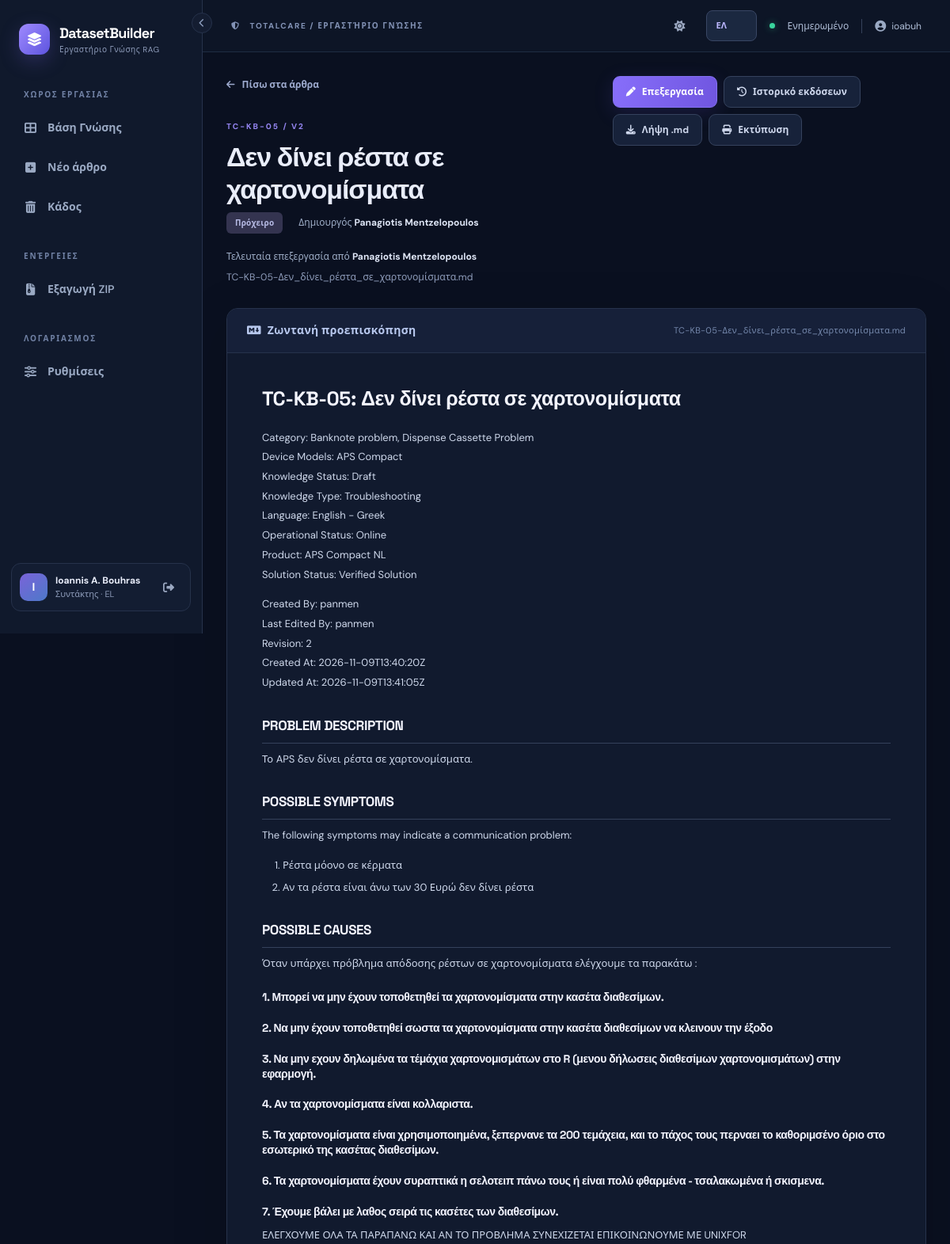
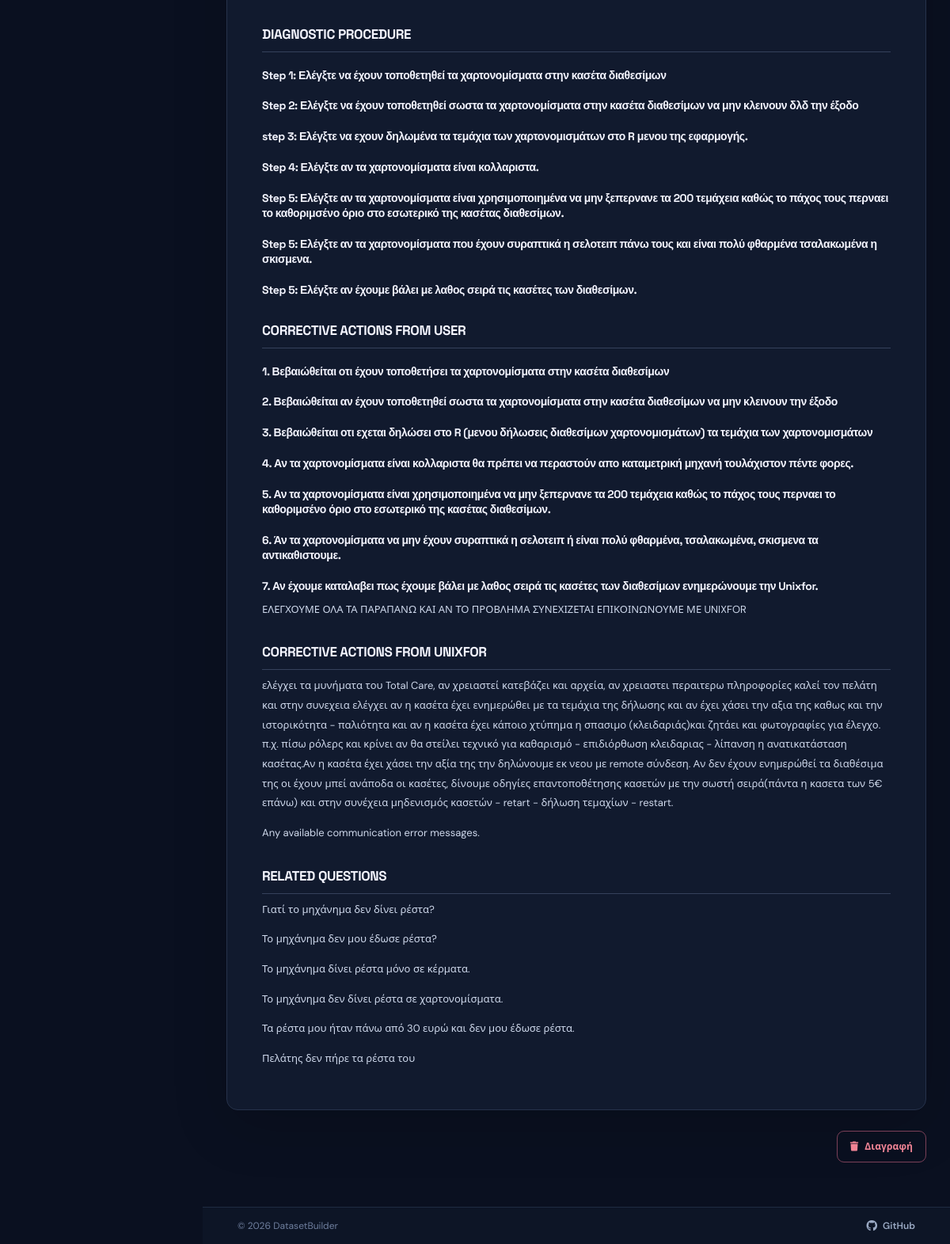
/documents/5 (signed in), run on the app's committed database (2 pictures, top to bottom).
### datasetbuilder/models.py (models this page shows, shortened)
class User(UserMixin, db.Model):
    __tablename__ = "users"
    id = db.Column(db.Integer, primary_key=True)
    username = db.Column(db.String(80), nullable=False, unique=True)
    display_name = db.Column(db.String(160), nullable=False)
    password_hash = db.Column(db.String(255), nullable=False)
    role = db.Column(db.String(20), nullable=False, default="editor")
    active = db.Column(db.Boolean, nullable=False, default=True)
    created_at = db.Column(db.DateTime, nullable=False, default=utcnow)
    last_login_at = db.Column(db.DateTime)
    preferred_language = db.Column(db.String(2), nullable=False, default="en")
    preferred_theme = db.Column(db.String(5), nullable=False, default="dark")
    @property
    def is_active(self):
        return self.active
    def can_edit(self):
        return self.role in ("admin", "editor")
    def is_admin(self):
        return self.role == "admin"

class Document(db.Model):
    __tablename__ = "documents"
    __table_args__ = (Index("ix_documents_search_filters", "deleted_at", "knowledge_status", "category"),)
    id = db.Column(db.Integer, primary_key=True)
    title = db.Column(db.String(240), nullable=False)
    slug = db.Column(db.String(260), nullable=False)
    markdown = db.Column(db.Text, nullable=False)
    category = db.Column(db.String(120), nullable=False, default="General")
    knowledge_status = db.Column(db.String(60), nullable=False, default="Draft")
    product = db.Column(db.String(120), nullable=False, default="TotalCare")
    language = db.Column(db.String(40), nullable=False, default="English")
    created_by_id = db.Column(db.Integer, db.ForeignKey("users.id", ondelete="RESTRICT"), nullable=False)
    updated_by_id = db.Column(db.Integer, db.ForeignKey("users.id", ondelete="RESTRICT"), nullable=False)
    revision = db.Column(db.Integer, nullable=False, default=1)
    created_at = db.Column(db.DateTime, nullable=False, default=utcnow)
    updated_at = db.Column(db.DateTime, nullable=False, default=utcnow)
    deleted_at = db.Column(db.DateTime)
    sync_error = db.Column(db.Text)
    created_by = db.relationship("User", foreign_keys=[created_by_id], lazy="joined")
    updated_by = db.relationship("User", foreign_keys=[updated_by_id], lazy="joined")
    versions = db.relationship("DocumentRevision", back_populates="document", order_by="DocumentRevision.number.desc()")
    @property
    def kb_id(self):
        from flask import current_app
        return f"{current_app.config['KB_PREFIX']}-{self.id:0{current_app.config['KB_PADDING']}d}"
    @property
    def filename(self):
        return f"{self.kb_id}-{self.slug}.md"

### datasetbuilder/views.py (the view)
@bp.get('/documents/<int:doc_id>')
@login_required
def show_document(doc_id):
    doc = get_doc_or_404(doc_id)
    return render_template('detail.html', doc=doc, preview=render_preview(doc.markdown))

### datasetbuilder/__init__.py (called while the page is built)
@login_manager.user_loader
def load_user(user_id):
    try:
        user = db.session.get(User, int(user_id))
        return user if user and user.active else None
    except (TypeError, ValueError):
        return None

### datasetbuilder/access.py (called while the page is built)
def can_read(document):
    if document.deleted_at is not None:
        return current_user.can_edit()
    return True

def get_document(document_id, *, include_deleted=False):
    document = db.get_or_404(Document, document_id)
    if document.deleted_at is not None and not include_deleted:
        abort(404)
    if not can_read(document):
        abort(404)
    return document

### datasetbuilder/i18n.py (called while the page is built)
def translate(key, lang='en'):
    return (EL if lang == 'el' else EN).get(key, EN.get(key, key))

### datasetbuilder/markdown_utils.py (called while the page is built)
def render_preview(source):
    if not isinstance(source, str) or len(source.encode("utf-8")) > 1_850_000:
        raise ValueError("Invalid or oversized Markdown")
    html = markdown_lib.markdown(source, extensions=["extra", "sane_lists", "nl2br", "toc"], output_format="html5")
    return bleach.clean(html, tags=_ALLOWED_TAGS, attributes=_ALLOWED_ATTRS,
                        protocols=["http", "https", "mailto"], strip=True)

### datasetbuilder/views.py (called while the page is built)
def get_doc_or_404(doc_id, include_deleted=False):
    return get_document(doc_id, include_deleted=include_deleted)

### datasetbuilder/templates/detail.html (shortened to what this page needs)
{% extends 'base.html' %}
{% block content %}
<div class="wide-container"><div class="page-head"><div><a class="back-link" href="{{ url_for('main.dashboard') }}"><i class="fa-solid fa-arrow-left"></i> {{ t('back') }}</a><div class="eyebrow mt-4">{{ doc.kb_id }} / v{{ doc.revision }}</div><h1>{{ doc.title }}</h1><div class="detail-subtitle"><span class="status-pill status-{{ doc.knowledge_status|lower|replace(' ','-') }}">{{ t("status_" + doc.knowledge_status|lower|replace(" ","_")) }}</span><span>{{ t('created_by') }} <b>{{ doc.created_by.display_name }}</b></span><span>{{ t('updated_by') }} <b>{{ doc.updated_by.display_name }}</b></span></div><small class="muted d-block mt-2">{{ doc.filename }}</small></div><div class="d-flex gap-2 flex-wrap">{% if current_user.can_edit() %}<a class="btn btn-primary" href="{{ url_for('main.edit_document', doc_id=doc.id) }}"><i class="fa-solid fa-pen me-2"></i>{{ t('edit') }}</a>{% endif %}<a class="btn btn-outline-light-custom" href="{{ url_for('main.history', doc_id=doc.id) }}"><i class="fa-solid fa-clock-rotate-left me-2"></i>{{ t('history') }}</a><a class="btn btn-outline-light-custom" href="{{ url_for('main.download_md', doc_id=doc.id) }}"><i class="fa-solid fa-download me-2"></i>{{ t('download') }}</a><button class="btn btn-outline-light-custom" type="button" id="print-document"><i class="fa-solid fa-print me-2"></i>{{ t('print') }}</button></div></div><div class="detail-surface"><div class="detail-toolbar"><i class="fa-brands fa-markdown me-2"></i> {{ t('preview') }} <span class="ms-auto">{{ doc.filename }}</span></div><article class="markdown-body markdown-document">{{ preview|safe }}</article></div>{% if current_user.can_edit() %}<div class="detail-danger"><button class="btn btn-sm btn-outline-danger" type="button" id="delete-document" data-id="{{ doc.id }}" data-revision="{{ doc.revision }}"><i class="fa-solid fa-trash me-2"></i>{{ t('delete') }}</button></div>{% endif %}</div>
{% endblock %}

### datasetbuilder/templates/base.html (shortened to what this page needs)
<!doctype html>
<html lang="{{ ui_lang }}" data-theme="{{ ui_theme }}">
<head>
  <link rel="stylesheet" href="{{ url_for('static', filename='vendor/bootstrap.min.css') }}">
  <link rel="stylesheet" href="https://cdnjs.cloudflare.com/ajax/libs/font-awesome/6.5.2/css/all.min.css">
  <link rel="stylesheet" href="{{ url_for('static', filename='css/app.css') }}">
  <link rel="stylesheet" href="{{ url_for('static', filename='css/print.css') }}" media="print">
</head>
<body class="{% if current_user.is_authenticated %}app-shell{% else %}login-shell{% endif %}{% if nav_collapsed %} nav-collapsed{% endif %}">
{% if current_user.is_authenticated %}
  <aside class="sidebar" id="appSidebar">
    <button type="button" class="nav-collapse-btn" id="nav-collapse" aria-controls="appSidebar" aria-expanded="true" title="{{ t('collapse_nav') }}"><i class="fa-solid fa-chevron-left"></i></button>
    <a class="brand" href="{{ url_for('main.dashboard') }}">
      <span class="brand-icon"><i class="fa-solid fa-layer-group"></i></span>
      <span class="brand-text"><strong>DatasetBuilder</strong><small>{{ t('tagline') }}</small></span>
    </a>
    <div class="sidebar-label">{{ t('workspace')|upper }}</div>
    <nav class="menu">
      <a class="menu-link {% if request.endpoint == 'main.dashboard' %}active{% endif %}" href="{{ url_for('main.dashboard') }}" title="{{ t('dashboard') }}"><i class="fa-solid fa-table-cells-large"></i> <span class="nav-text">{{ t('dashboard') }}</span></a>
      {% if current_user.can_edit() %}
      <a class="menu-link {% if request.endpoint == 'main.new_document' %}active{% endif %}" href="{{ url_for('main.new_document') }}" title="{{ t('new_article') }}"><i class="fa-solid fa-square-plus"></i> <span class="nav-text">{{ t('new_article') }}</span></a>
      {% endif %}
      {% if current_user.can_edit() %}<a class="menu-link {% if request.endpoint == 'main.trash' %}active{% endif %}" href="{{ url_for('main.trash') }}" title="{{ t('trash') }}"><i class="fa-solid fa-trash-can"></i> <span class="nav-text">{{ t('trash') }}</span></a>{% endif %}
    </nav>
    <div class="sidebar-label mt-4">{{ t('actions')|upper }}</div>
    <nav class="menu">
      <a class="menu-link" href="{{ url_for('main.export_zip') }}" id="nav-export" title="{{ t('export') }}"><i class="fa-solid fa-file-zipper"></i> <span class="nav-text">{{ t('export') }}</span></a>
    </nav>
    <div class="sidebar-label mt-4">{{ t('account')|upper }}</div>
    <nav class="menu">
      <a class="menu-link {% if request.endpoint == 'main.settings' %}active{% endif %}" href="{{ url_for('main.settings') }}" title="{{ t('settings') }}"><i class="fa-solid fa-sliders"></i> <span class="nav-text">{{ t('settings') }}</span></a>
    </nav>
    <div class="sidebar-footer">
      <div class="user-avatar">{{ current_user.display_name[:1]|upper }}</div>
      <div class="user-mini"><b>{{ current_user.display_name }}</b><small>{{ t('account_role_'+current_user.role) }} · {{ 'EL' if ui_lang == 'el' else 'EN' }}</small></div>
      <form method="post" action="{{ url_for('auth.logout') }}"><input type="hidden" name="csrf_token" value="{{ csrf_token() }}"><button class="icon-btn" title="{{ t('logout') }}" aria-label="{{ t('logout') }}"><i class="fa-solid fa-right-from-bracket"></i></button></form>
    </div>
  </aside>
{% endif %}
<main class="{% if current_user.is_authenticated %}main-area{% else %}login-main{% endif %}">
{% if current_user.is_authenticated %}
  <header class="topbar">
    <div class="d-flex align-items-center gap-2"><span class="location-label"><i class="fa-solid fa-shield-halved me-2"></i> TOTALCARE / {{ t('knowledge_studio')|upper }}</span></div>
    <div class="d-flex align-items-center gap-3"><button class="icon-btn" id="theme-toggle" type="button" title="{{ t('switch_theme') }}" aria-label="{{ t('switch_theme') }}"><i class="fa-solid fa-{{ 'sun' if ui_theme == 'dark' else 'moon' }}"></i></button><form action="{{ url_for('main.change_language') }}" method="post" class="d-inline-flex align-items-center"><input type="hidden" name="csrf_token" value="{{ csrf_token() }}"><input type="hidden" name="next" value="{{ request.full_path }}"><select name="language" class="form-select form-select-sm lang-switch" aria-label="{{ t('preferred_language') }}"><option value="en" {% if ui_lang=='en' %}selected{% endif %}>EN</option><option value="el" {% if ui_lang=='el' %}selected{% endif %}>ΕΛ</option></select></form><span class="live-dot"></span><span class="topbar-note">{{ t('ready') }}</span><span class="topbar-user"><i class="fa-solid fa-user-circle"></i>{{ current_user.username }}</span></div>
  </header>
{% endif %}
  <div class="content-area {% block content_class %}{% endblock %}">{% block content %}{% endblock %}</div>
  <footer class="app-footer">
    <span class="app-footer-copy">&copy; {{ footer_year }} {{ footer_owner }}</span>
    <a class="app-footer-link" href="{{ footer_url }}" target="_blank" rel="noopener noreferrer"><i class="fa-brands fa-github"></i> GitHub</a>
  </footer>
</main>
<div class="toast-container position-fixed top-0 end-0 p-4" id="toast-container" style="z-index:11000;"></div>
</body>
</html>

### data on the page
User: display_name "I", display_name "Ioannis A. Bouhras", role "Συντάκτης", preferred_language "EL", language "ΕΛ", username "ioabuh"
Document: kb_id "TC-KB-05", revision "2", title "Δεν δίνει ρέστα σε χαρτονομίσματα", knowledge_status "Πρόχειρο", filename "TC-KB-05-Δεν_δίνει_ρέστα_σε_χαρτονομίσματα.md"
User: created_by.display_name "Panagiotis Mentzelopoulos", updated_by.display_name "Panagiotis Mentzelopoulos"

### other printed values
{{ t('tagline') }} "Εργαστήριο Γνώσης RAG"
{{ t('workspace')|upper }} "ΧΩΡΟΣ ΕΡΓΑΣΙΑΣ"
{{ t('dashboard') }} "Βάση Γνώσης"
{{ t('new_article') }} "Νέο άρθρο"
{{ t('trash') }} "Κάδος"
{{ t('actions')|upper }} "ΕΝΈΡΓΕΙΕΣ"
{{ t('export') }} "Εξαγωγή ZIP"
{{ t('account')|upper }} "ΛΟΓΑΡΙΑΣΜΟΣ"
{{ t('settings') }} "Ρυθμίσεις"
{{ t('knowledge_studio')|upper }} "ΕΡΓΑΣΤΉΡΙΟ ΓΝΏΣΗΣ"
{{ t('ready') }} "Ενημερωμένο"
{{ t('back') }} "Πίσω στα άρθρα"
{{ t('created_by') }} "Δημιουργός"
{{ t('updated_by') }} "Τελευταία επεξεργασία από"
{{ t('edit') }} "Επεξεργασία"
